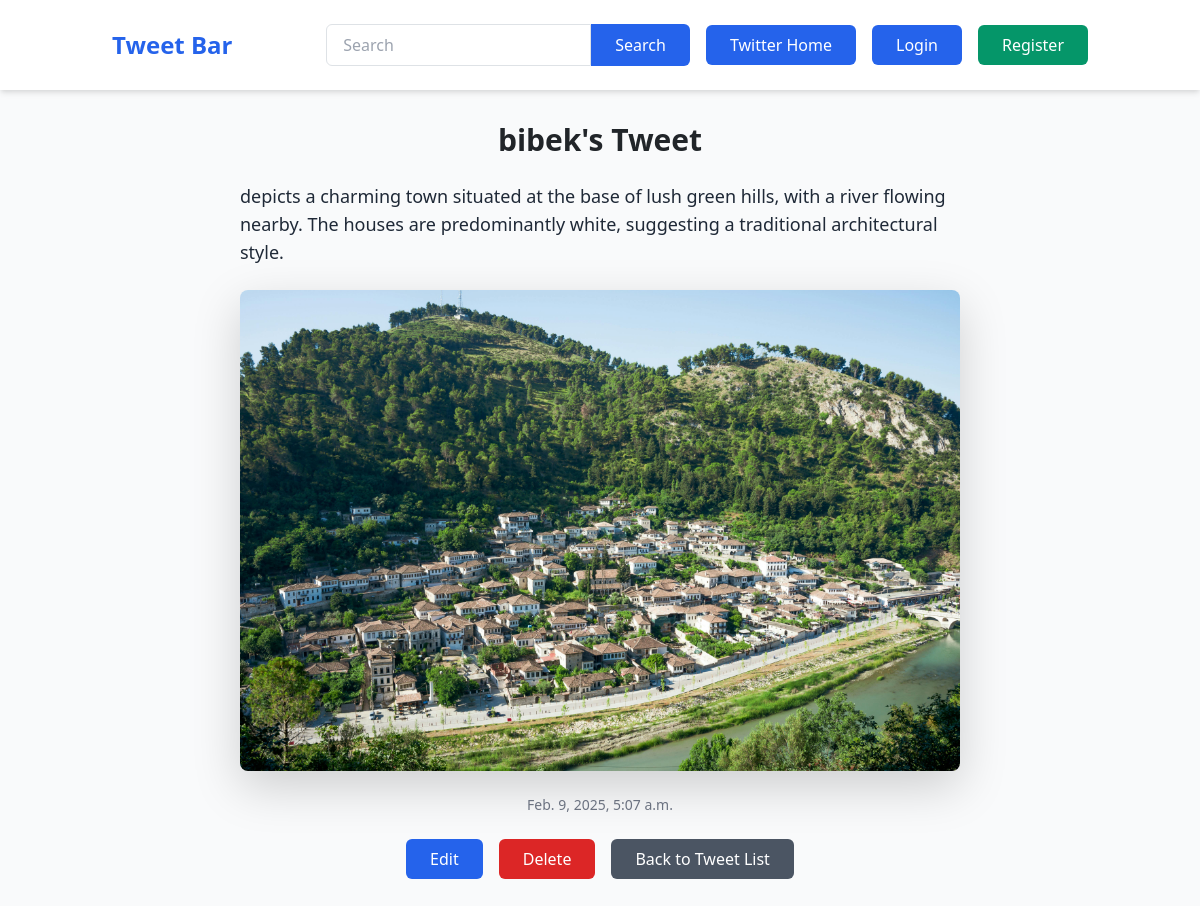
Screenshot of /tweet/5/ with the database file from the repository.
### tweet/models.py (models this page shows, shortened)
class Tweet(models.Model):
    user = models.ForeignKey(User, on_delete=models.CASCADE)
    text = models.TextField()
    photo = models.ImageField(upload_to='photos/')
    created_at = models.DateTimeField(auto_now_add=True)
    updated_at = models.DateTimeField(auto_now=True)

### tweet/views.py (the view)
# urls.py: path('tweet/<int:pk>/', views.tweet_detail, name="tweet_detail"),
def tweet_detail(request, pk):
    tweet = Tweet.objects.get(pk=pk)
    return render(request, 'tweets/tweet_detail.html', {'tweet': tweet})

### tweet/templates/tweets/tweet_detail.html (shortened to what this page needs)
{% extends 'layout.html' %}
{% block content %}
<div class="my-8 max-w-3xl mx-auto px-4">
    <h1 class="text-3xl font-semibold text-center mb-4">{{ tweet.user.username }}'s Tweet</h1>
    <p class="mt-4 text-lg text-gray-800">{{ tweet.text }}</p>
    {% if tweet.photo %}
    <div class="mt-6">
        <img src="{{ tweet.photo.url }}" alt="Tweet Photo" class="w-full rounded-lg shadow-lg">
    </div>
    {% endif %}
    <p class="text-gray-500 text-sm mt-4 text-center">{{ tweet.created_at }}</p>
    <div class="mt-6 flex justify-center space-x-4">
        <a href="{% url 'tweet_edit' tweet.pk %}" class="bg-blue-600 text-white py-2 px-4 rounded-md hover:bg-blue-700">Edit</a>
        <a href="{% url 'tweet_delete' tweet.pk %}" class="bg-red-600 text-white py-2 px-4 rounded-md hover:bg-red-700">Delete</a>
        <a href="{% url 'tweet_list' %}" class="bg-gray-600 text-white py-2 px-4 rounded-md hover:bg-gray-700">Back to Tweet List</a>
    </div>
</div>
{% endblock %}

### rows the page displays
Tweet: user.username "bibek", text "depicts a charming town situated at the base of lush green hills, with a river flowing nearby. The houses are predominantly white, suggesting a traditional architectural style.", photo (picture), created_at "Feb. 9, 2025, 5:07 a.m."
